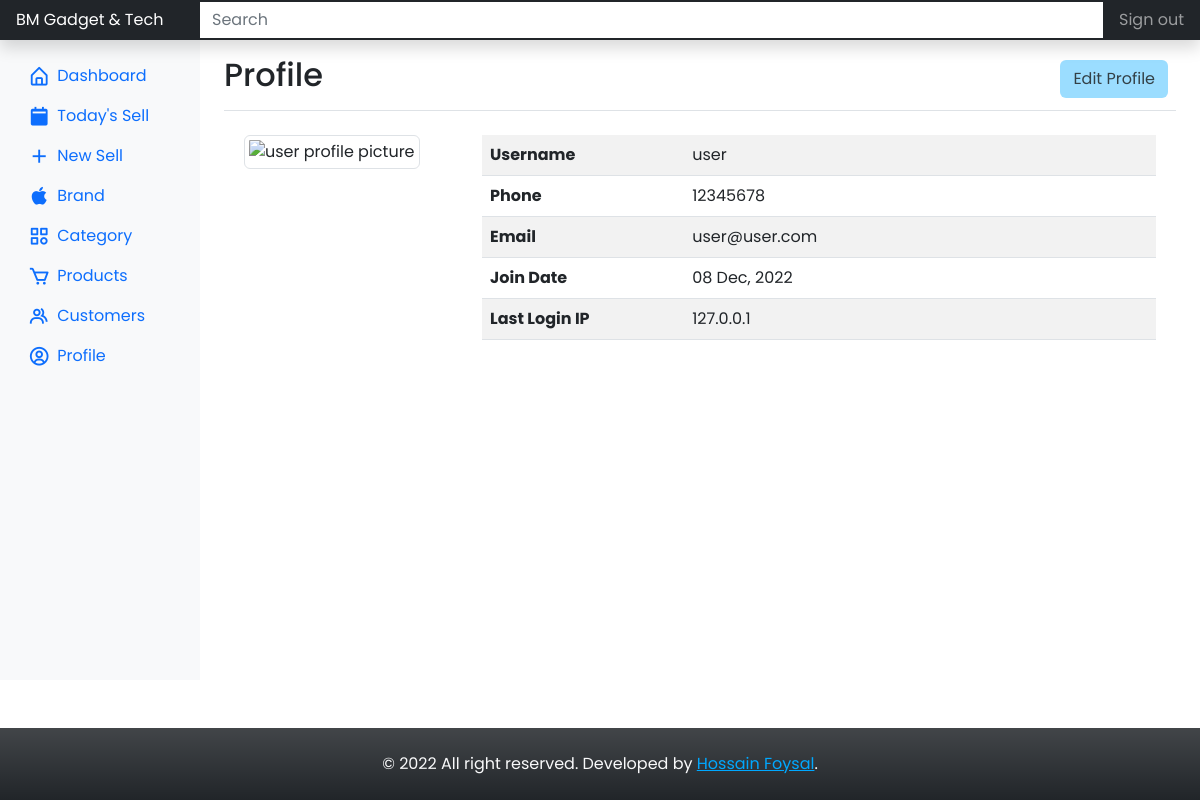
/dashboard/profile/ (signed in), run on the app's committed database.
### app/models.py (models this page shows)
class Users(db.Model, UserMixin):
    __tablename__ = 'users'
    id = db.Column(db.Integer, primary_key=True)
    username = db.Column(db.String(20), unique=True)
    phone = db.Column(db.String(12), unique=True)
    email = db.Column(db.String(120), unique=True, nullable=False)
    profile = db.Column(db.String(), nullable=False, default='default.jpg')
    password = db.Column(db.String(60), nullable=False)
    user_role = db.Column(db.String(60), default="user")
    join_date = db.Column(db.DateTime, nullable=False, default=datetime.utcnow)
    ip = db.Column(db.String(60))
    user_dailysells = db.relationship('DailySells', backref='user_dailysells', lazy=True)

### app/dashboard/views.py (the view)
@dashboard.route('/dashboard/profile/')
@login_required
def user_profile():
    user = current_user
    return render_template('dashboard/profile.html', user=user)

### app/models.py (called while the page is built)
@login_manager.user_loader
def load_user(user_id):
    return Users.query.get(int(user_id))

### app/templates/dashboard/profile.html (shortened to what this page needs)
{% extends 'layouts/root-dashboard.html' %}
{% block body %}
<header class="navbar navbar-dark sticky-top bg-dark flex-md-nowrap p-0 shadow">
    <a class="navbar-brand col-md-3 col-lg-2 me-0 px-3 fs-6" href="#">
        BM Gadget & Tech
    </a>
    <input class="form-control form-control-dark w-100 rounded-0 border-0" type="text" placeholder="Search"
        aria-label="Search" />
    <div class="navbar-nav">
        <div class="nav-item text-nowrap">
            <a class="nav-link px-3" href="{{ url_for('dashboard.user_logout') }}">Sign out </a>
        </div>
    </div>
</header>
<div class="container-fluid">
    <div class="row">
        {% include 'helpers/_dashboard_side_nav.html' %}
        <main class="col-md-9 ms-sm-auto col-lg-10 px-md-4">
            <div
                class="d-flex justify-content-between flex-wrap flex-md-nowrap align-items-center pt-3 pb-2 mb-3 border-bottom">
                <h1 class="h2">Profile</h1>
                <div class="btn-toolbar mb-2 mb-md-0">
                    <div class="btn-group me-2">
                        <button type="button" class="btn bg__anakiwa">
                            Edit Profile
                        </button>
                    </div>
                </div>
            </div>
            <div class="container">
                <div class="row mb-5">
                    <div class="col-md-3">
                        <div class="p-2">
                            <img src="https://blog.photofeeler.com/wp-content/uploads/2017/12/linkedin-profile-picture.jpg"
                                class="img-thumbnail" alt="user profile picture">
                        </div>
                    </div>
                    <div class="col-md-9">
                        <div class="table-responsive p-2">
                            <table class="table table-striped">
                                <tr>
                                    <th scope="col" style="width: 30%">Username</th>
                                    <td scope="col">{{ user.username }}</td>
                                </tr>
                                <tr>
                                    <th scope="col" style="width: 30%">Phone</th>
                                    <td scope="col">{{ user.phone }}</td>
                                </tr>
                                <tr>
                                    <th scope="col" style="width: 30%">Email</th>
                                    <td scope="col">{{ user.email }}</td>
                                </tr>
                                <tr>
                                    <th scope="col" style="width: 30%">Join Date</th>
                                    <td scope="col">{{ user.join_date.strftime('%d %b, %Y') }}</td>
                                </tr>
                                <tr>
                                    <th scope="col" style="width: 30%">Last Login IP</th>
                                    <td scope="col">{{ user.ip }}</td>
                                </tr>
                            </table>
                        </div>
                    </div>
                </div>
            </div>
        </main>
    </div>
</div>
{% endblock %}

### app/static/css/customize.css (style rules this page uses)
body { font-family: "Poppins", sans-serif; }
main { min-height: 80vh; }
.bg__anakiwa { background-color: #9bddff; color: #334046; }

### data on the page
Users: username "user", phone "12345678", email "user@user.com", join_date "08 Dec, 2022", ip "127.0.0.1"
